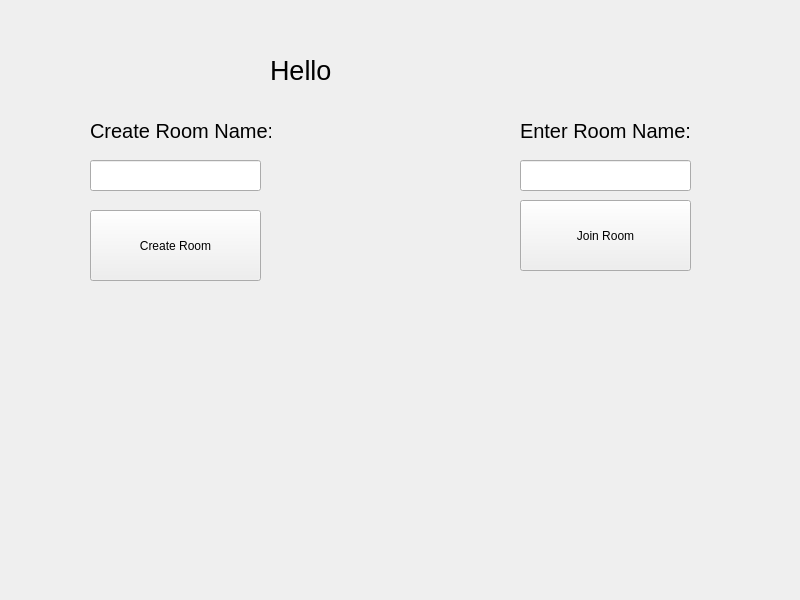
<?xml version="1.0" encoding="UTF-8"?>
<ui version="4.0">
 <class>MainWindow</class>
 <widget class="QMainWindow" name="MainWindow">
  <property name="geometry">
   <rect>
    <x>0</x>
    <y>0</y>
    <width>800</width>
    <height>600</height>
   </rect>
  </property>
  <property name="windowTitle">
   <string>MainWindow</string>
  </property>
  <widget class="QWidget" name="centralwidget">
   <widget class="QLabel" name="welcomeLabel">
    <property name="geometry">
     <rect>
      <x>270</x>
      <y>50</y>
      <width>71</width>
      <height>41</height>
     </rect>
    </property>
    <property name="font">
     <font>
      <pointsize>20</pointsize>
     </font>
    </property>
    <property name="text">
     <string>Hello </string>
    </property>
   </widget>
   <widget class="QPushButton" name="createRoomButton">
    <property name="geometry">
     <rect>
      <x>90</x>
      <y>210</y>
      <width>171</width>
      <height>71</height>
     </rect>
    </property>
    <property name="text">
     <string>Create Room</string>
    </property>
   </widget>
   <widget class="QPushButton" name="joinRoomButton">
    <property name="geometry">
     <rect>
      <x>520</x>
      <y>200</y>
      <width>171</width>
      <height>71</height>
     </rect>
    </property>
    <property name="text">
     <string>Join Room</string>
    </property>
   </widget>
   <widget class="QLineEdit" name="joinRoomLabel">
    <property name="geometry">
     <rect>
      <x>520</x>
      <y>160</y>
      <width>171</width>
      <height>31</height>
     </rect>
    </property>
    <property name="text">
     <string/>
    </property>
    <property name="maxLength">
     <number>10</number>
    </property>
   </widget>
   <widget class="QLabel" name="label">
    <property name="geometry">
     <rect>
      <x>520</x>
      <y>100</y>
      <width>181</width>
      <height>61</height>
     </rect>
    </property>
    <property name="font">
     <font>
      <pointsize>15</pointsize>
     </font>
    </property>
    <property name="text">
     <string>Enter Room Name:</string>
    </property>
   </widget>
   <widget class="QLineEdit" name="createRoomLabel">
    <property name="geometry">
     <rect>
      <x>90</x>
      <y>160</y>
      <width>171</width>
      <height>31</height>
     </rect>
    </property>
    <property name="text">
     <string/>
    </property>
    <property name="maxLength">
     <number>10</number>
    </property>
   </widget>
   <widget class="QLabel" name="label_2">
    <property name="geometry">
     <rect>
      <x>90</x>
      <y>100</y>
      <width>181</width>
      <height>61</height>
     </rect>
    </property>
    <property name="font">
     <font>
      <pointsize>15</pointsize>
     </font>
    </property>
    <property name="text">
     <string>Create Room Name:</string>
    </property>
   </widget>
   <widget class="QLabel" name="alertRoomLabel">
    <property name="geometry">
     <rect>
      <x>1500</x>
      <y>540</y>
      <width>211</width>
      <height>31</height>
     </rect>
    </property>
    <property name="font">
     <font>
      <pointsize>20</pointsize>
     </font>
    </property>
    <property name="text">
     <string/>
    </property>
   </widget>
   <widget class="QLabel" name="nameLabel">
    <property name="geometry">
     <rect>
      <x>350</x>
      <y>50</y>
      <width>141</width>
      <height>41</height>
     </rect>
    </property>
    <property name="font">
     <font>
      <pointsize>20</pointsize>
     </font>
    </property>
    <property name="styleSheet">
     <string notr="true">color:rgb(132, 88, 179)</string>
    </property>
    <property name="text">
     <string/>
    </property>
   </widget>
   <widget class="QLabel" name="createRoomAlertLabel">
    <property name="geometry">
     <rect>
      <x>70</x>
      <y>290</y>
      <width>231</width>
      <height>31</height>
     </rect>
    </property>
    <property name="font">
     <font>
      <pointsize>10</pointsize>
     </font>
    </property>
    <property name="styleSheet">
     <string notr="true">color: red;</string>
    </property>
    <property name="text">
     <string/>
    </property>
   </widget>
   <widget class="QLabel" name="joinRoomAlertLabel">
    <property name="geometry">
     <rect>
      <x>520</x>
      <y>280</y>
      <width>171</width>
      <height>31</height>
     </rect>
    </property>
    <property name="font">
     <font>
      <pointsize>10</pointsize>
     </font>
    </property>
    <property name="styleSheet">
     <string notr="true">color: red;</string>
    </property>
    <property name="text">
     <string/>
    </property>
   </widget>
  </widget>
 </widget>
 <resources/>
 <connections/>
</ui>
